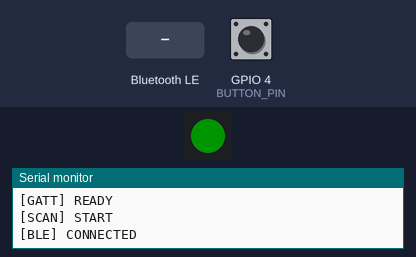
The sketch below on a simulated ESP32. On the bench: 1 RGB LEDs in strip order, left to right, the last lines printed to the serial monitor. The test bench sets the inputs (shaded band); at power-on: GPIO 4 (BUTTON_PIN) HIGH. Dim RGB values are drawn brighter than linear; nothing arrives over Bluetooth unless stated; a phone connects over Bluetooth LE 3 s after start.

Above: at 4.6 s.
4.7 s: GPIO 4 (BUTTON_PIN) pulled LOW for 1 s
7.2 s: Bluetooth LE write "1" received
8.7 s: GPIO 4 (BUTTON_PIN) pulled LOW for 1 s
At 10.2 s:
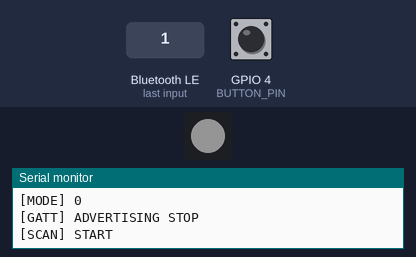
11.2 s: GPIO 4 (BUTTON_PIN) pulled LOW for 3.2 s
At 15.1 s:
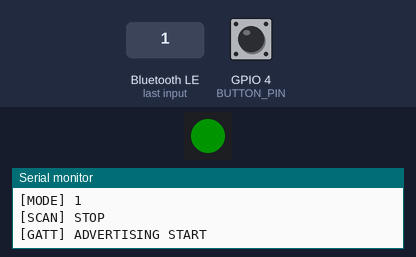
Timing chart, 0 to 16.6 s (numbered marks = the images above; inputs shaded):
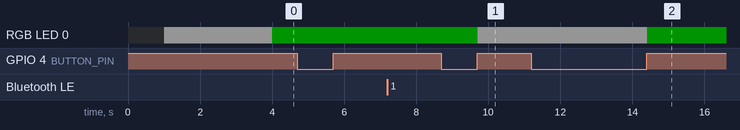

Measured:
- after the input at 8.7 s, RGB LED 0: RGB(0, 20, 0) → RGB(20, 20, 20) after 1.0 s
- after the input at 11.2 s, RGB LED 0: RGB(20, 20, 20) → RGB(0, 20, 0) after 3.2 s

The sketch:

tag.ino
```cpp
#include <BLEDevice.h>
#include <BLEServer.h>
#include <BLEScan.h>
#include <BLEUtils.h>
#include <BLECharacteristic.h>
#include <BLE2902.h>
#include <Adafruit_NeoPixel.h>
#include "esp_sleep.h"

// ================= UUID =================
#define SERVICE_UUID "12345678-1234-1234-1234-1234567890ab"
#define CHAR_TX_UUID "abcd1234-1234-1234-1234-abcdef123456"
#define CHAR_RX_UUID "dcba4321-4321-4321-4321-654321fedcba"

// ================= HARDWARE =================
#define BUTTON_PIN 4
#define LED_PIN 48

Adafruit_NeoPixel led(1, LED_PIN, NEO_GRB + NEO_KHZ800);

// ================= LED =================
void setColor(int r, int g, int b) {
  led.setPixelColor(0, led.Color(r, g, b));
  led.show();
}

// ================= STATE =================
unsigned long pressStart = 0;
bool buttonPressed = false;
bool pendingSleep = false;

int mode = 0;
const int maxModes = 2;

BLEServer* pServer = nullptr;
BLEService* pService = nullptr;
BLEAdvertising* pAdvertising = nullptr;

BLECharacteristic* txChar = nullptr;
BLECharacteristic* rxChar = nullptr;

BLEScan* pBLEScan = nullptr;

bool scanActive = false;
bool advActive = false;
bool deviceConnected = false;

// ================= DETECTIONS =================
struct Detection {
  uint32_t ts;
  int rssi;
  std::string addr;   // ici tu stockes le nom (ESP32_xxx)
};

#define MAX_DETECTIONS 200

Detection detections[MAX_DETECTIONS];
int detectIndex = 0;

// ================= ADD DETECTION =================
void addDetection(uint32_t ts, int rssi, std::string addr) {
  detections[detectIndex] = { ts, rssi, addr };

  detectIndex++;
  if (detectIndex >= MAX_DETECTIONS) {
    detectIndex = 0;
  }

  Serial.print("[DETECT] ");
  Serial.print(addr.c_str());
  Serial.print(" RSSI=");
  Serial.println(rssi);
}

// ================= SCAN CALLBACK =================
class MyAdvertisedDeviceCallbacks : public BLEAdvertisedDeviceCallbacks {
  void onResult(BLEAdvertisedDevice d) override {
    std::string name = d.getName();

    if (!name.empty() && name.rfind("ESP32_", 0) == 0) {
      addDetection(
        millis(),
        d.getRSSI(),
        d.getName()   // on stocke le nom du device
      );

      setColor(60, 0, 60);
    }
  }
};

// ================= START SCAN =================
void startScan() {
  if (scanActive) return;

  Serial.println("[SCAN] START");

  pBLEScan = BLEDevice::getScan();
  pBLEScan->setAdvertisedDeviceCallbacks(new MyAdvertisedDeviceCallbacks());
  pBLEScan->setActiveScan(true);
  pBLEScan->setInterval(50);
  pBLEScan->setWindow(45);
  pBLEScan->start(0, nullptr, false);

  scanActive = true;
  setColor(255, 255, 255);
}

// ================= STOP SCAN =================
void stopScan() {
  if (!scanActive) return;

  Serial.println("[SCAN] STOP");

  pBLEScan->stop();
  pBLEScan->clearResults();

  scanActive = false;
}

// ================= RX CALLBACK =================
class MyRXCallbacks : public BLECharacteristicCallbacks {
  void onWrite(BLECharacteristic* pChar) override {
    std::string value = pChar->getValue();

    Serial.print("[RX] ");
    Serial.println(value.c_str());

    // ================= GET_ALL =================
    if (value.find("GET_ALL") != std::string::npos) {
      Serial.println("[BLE] SEND ALL");

      std::string bigData = "";
      bool hasData = false;

      for (int i = 0; i < MAX_DETECTIONS; i++) {
        Detection d = detections[i];
        if (d.addr.empty()) continue;

        hasData = true;

        char buf[120];
        snprintf(
          buf,
          sizeof(buf),
          "ts=%lu,addr=%s,rssi=%d\n",
          d.ts,
          d.addr.c_str(),
          d.rssi
        );
        bigData += buf;
      }

      if (!hasData) {
        bigData = "NO_DATA\n";
      }

      const int chunkSize = 180;
      for (int i = 0; i < (int)bigData.length(); i += chunkSize) {
        std::string chunk = bigData.substr(i, chunkSize);

        Serial.print("[TX CHUNK] ");
        Serial.println(chunk.c_str());

        txChar->setValue(chunk);
        txChar->notify();
        delay(100);
      }

      txChar->setValue("END\n");
      txChar->notify();

      Serial.println("[BLE] END");
    }

    // ================= DISCONNECT =================
    if (value.find("DISCONNECT") != std::string::npos) {
      Serial.println("[BLE] DISCONNECT CMD");

      delay(100);
      deviceConnected = false;

      // on coupe / relance l'advertising proprement
      if (pAdvertising) {
        pAdvertising->stop();
        delay(100);
        pAdvertising->start();
      }

      Serial.println("[BLE] READY FOR RECONNECT");
    }
  }
};

// ================= SERVER CALLBACK =================
class MyServerCallbacks : public BLEServerCallbacks {
  void onConnect(BLEServer* pServer) override {
    deviceConnected = true;
    Serial.println("[BLE] CONNECTED");
    setColor(0, 255, 0);
  }

  void onDisconnect(BLEServer* pServer) override {
    deviceConnected = false;
    Serial.println("[BLE] DISCONNECTED");

    // reset detections
    for (int i = 0; i < MAX_DETECTIONS; i++) {
      detections[i].addr = "";
    }
    detectIndex = 0;

    setColor(255, 0, 0);
    pendingSleep = true;
  }
};

// ================= INIT GATT (UNE SEULE FOIS) =================
void initGATT() {
  Serial.println("[GATT] INIT");

  pServer = BLEDevice::createServer();
  pServer->setCallbacks(new MyServerCallbacks());

  pService = pServer->createService(SERVICE_UUID);

  // TX
  txChar = pService->createCharacteristic(
    CHAR_TX_UUID,
    BLECharacteristic::PROPERTY_NOTIFY
  );
  txChar->addDescriptor(new BLE2902());

  // RX
  rxChar = pService->createCharacteristic(
    CHAR_RX_UUID,
    BLECharacteristic::PROPERTY_WRITE
  );
  rxChar->setCallbacks(new MyRXCallbacks());

  pService->start();

  pAdvertising = BLEDevice::getAdvertising();
  pAdvertising->addServiceUUID(SERVICE_UUID);

  Serial.println("[GATT] READY");
}

// ================= START / STOP ADVERTISING =================
void startGATT() {
  if (advActive) return;
  if (!pAdvertising) return;

  Serial.println("[GATT] ADVERTISING START");
  pAdvertising->start();
  advActive = true;
  setColor(0, 255, 0);
}

void stopGATT() {
  if (!advActive) return;
  if (!pAdvertising) return;

  Serial.println("[GATT] ADVERTISING STOP");
  pAdvertising->stop();
  advActive = false;
}

// ================= SLEEP =================
void goToSleep() {
  Serial.println("[SLEEP]");

  setColor(0, 0, 0);

  stopScan();
  stopGATT();

  BLEDevice::deinit(true);
  delay(200);

  esp_sleep_enable_ext0_wakeup(GPIO_NUM_4, 0);
  esp_deep_sleep_start();
}

// ================= SETUP =================
unsigned long lastScan = 0;

void setup() {
  Serial.begin(115200);
  delay(1000);

  led.begin();
  led.setBrightness(20);

  pinMode(BUTTON_PIN, INPUT_PULLUP);
  setColor(0, 0, 255);

  // clear detections
  for (int i = 0; i < MAX_DETECTIONS; i++) {
    detections[i].addr = "";
  }

  BLEDevice::init("ESP32_SCANNER");

  initGATT();   // ✅ une seule fois
  startScan();  // mode 0 par défaut
}

// ================= LOOP =================
void loop() {
  int buttonState = digitalRead(BUTTON_PIN);

  // ================= BUTTON =================
  if (buttonState == LOW) {
    if (!buttonPressed) {
      pressStart = millis();
      buttonPressed = true;
    }
  } else {
    if (buttonPressed) {
      unsigned long duration = millis() - pressStart;

      // LONG PRESS -> SLEEP
      if (duration > 5000) {
        goToSleep();
      }
      // SHORT PRESS -> CHANGE MODE
      else if (duration > 200) {
        mode++;
        if (mode >= maxModes) mode = 0;

        Serial.print("[MODE] ");
        Serial.println(mode);
      }

      buttonPressed = false;
    }
  }

  // ================= MODE 0 = SCAN =================
  if (mode == 0) {
    if (!scanActive) {
      stopGATT();   // on coupe l'advertising
      startScan();  // on scanne
    }

    if (scanActive && millis() - lastScan >= 100) {
      lastScan = millis();
      // HARD REFRESH SCAN
      pBLEScan->stop();
      pBLEScan->start(0, nullptr, false);
    }
  }

  // ================= MODE 1 = GATT =================
  if (mode == 1) {
    if (!advActive) {
      stopScan();   // on arrête le scan
      startGATT();  // on démarre l'advertising
    }
  }

  if (pendingSleep) {
    pendingSleep = false;
    Serial.println("[SLEEP AFTER DISCONNECT]");
    delay(500);
    goToSleep(); // tu peux le réactiver si tu veux
  }

  delay(10);
}
```
